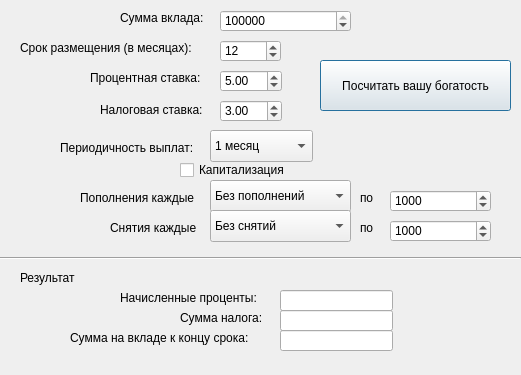
<?xml version="1.0" encoding="UTF-8"?>
<ui version="4.0">
 <class>depositWindow</class>
 <widget class="QDialog" name="depositWindow">
  <property name="geometry">
   <rect>
    <x>0</x>
    <y>0</y>
    <width>521</width>
    <height>375</height>
   </rect>
  </property>
  <property name="minimumSize">
   <size>
    <width>521</width>
    <height>375</height>
   </size>
  </property>
  <property name="maximumSize">
   <size>
    <width>521</width>
    <height>375</height>
   </size>
  </property>
  <property name="windowTitle">
   <string>Dialog</string>
  </property>
  <widget class="QLabel" name="label">
   <property name="geometry">
    <rect>
     <x>120</x>
     <y>10</y>
     <width>101</width>
     <height>16</height>
    </rect>
   </property>
   <property name="text">
    <string>Сумма вклада:</string>
   </property>
  </widget>
  <widget class="QSpinBox" name="spinBox_sumDeposit">
   <property name="geometry">
    <rect>
     <x>220</x>
     <y>10</y>
     <width>131</width>
     <height>22</height>
    </rect>
   </property>
   <property name="maximum">
    <number>999999999</number>
   </property>
   <property name="singleStep">
    <number>100</number>
   </property>
   <property name="value">
    <number>100000</number>
   </property>
  </widget>
  <widget class="QLabel" name="label_2">
   <property name="geometry">
    <rect>
     <x>20</x>
     <y>40</y>
     <width>201</width>
     <height>16</height>
    </rect>
   </property>
   <property name="text">
    <string>Срок размещения (в месяцах):</string>
   </property>
  </widget>
  <widget class="QLabel" name="label_3">
   <property name="geometry">
    <rect>
     <x>90</x>
     <y>70</y>
     <width>131</width>
     <height>16</height>
    </rect>
   </property>
   <property name="text">
    <string>Процентная ставка:</string>
   </property>
  </widget>
  <widget class="QSpinBox" name="spinBox_monthTerm">
   <property name="geometry">
    <rect>
     <x>220</x>
     <y>40</y>
     <width>61</width>
     <height>22</height>
    </rect>
   </property>
   <property name="minimum">
    <number>1</number>
   </property>
   <property name="value">
    <number>12</number>
   </property>
  </widget>
  <widget class="QDoubleSpinBox" name="doubleSpinBox_interestRate">
   <property name="geometry">
    <rect>
     <x>220</x>
     <y>70</y>
     <width>62</width>
     <height>22</height>
    </rect>
   </property>
   <property name="singleStep">
    <double>0.100000000000000</double>
   </property>
   <property name="value">
    <double>5.000000000000000</double>
   </property>
  </widget>
  <widget class="QLabel" name="label_4">
   <property name="geometry">
    <rect>
     <x>100</x>
     <y>100</y>
     <width>121</width>
     <height>20</height>
    </rect>
   </property>
   <property name="text">
    <string>Налоговая ставка:</string>
   </property>
  </widget>
  <widget class="QDoubleSpinBox" name="doubleSpinBox_nalogRate">
   <property name="geometry">
    <rect>
     <x>220</x>
     <y>100</y>
     <width>62</width>
     <height>22</height>
    </rect>
   </property>
   <property name="singleStep">
    <double>0.100000000000000</double>
   </property>
   <property name="value">
    <double>3.000000000000000</double>
   </property>
  </widget>
  <widget class="QLabel" name="label_5">
   <property name="geometry">
    <rect>
     <x>60</x>
     <y>140</y>
     <width>151</width>
     <height>16</height>
    </rect>
   </property>
   <property name="text">
    <string>Периодичность выплат:</string>
   </property>
  </widget>
  <widget class="QComboBox" name="comboBox_period">
   <property name="geometry">
    <rect>
     <x>210</x>
     <y>130</y>
     <width>103</width>
     <height>32</height>
    </rect>
   </property>
   <item>
    <property name="text">
     <string>1 месяц</string>
    </property>
   </item>
   <item>
    <property name="text">
     <string>3 месяца</string>
    </property>
   </item>
   <item>
    <property name="text">
     <string>В конце срока</string>
    </property>
   </item>
  </widget>
  <widget class="QCheckBox" name="checkBox_capital">
   <property name="geometry">
    <rect>
     <x>180</x>
     <y>160</y>
     <width>121</width>
     <height>20</height>
    </rect>
   </property>
   <property name="text">
    <string>Капитализация</string>
   </property>
  </widget>
  <widget class="QComboBox" name="comboBox_refill">
   <property name="geometry">
    <rect>
     <x>210</x>
     <y>180</y>
     <width>141</width>
     <height>32</height>
    </rect>
   </property>
   <item>
    <property name="text">
     <string>Без пополнений</string>
    </property>
   </item>
   <item>
    <property name="text">
     <string>1 месяц</string>
    </property>
   </item>
   <item>
    <property name="text">
     <string>3 месяца</string>
    </property>
   </item>
   <item>
    <property name="text">
     <string>6 месяцев</string>
    </property>
   </item>
   <item>
    <property name="text">
     <string>12 месяцев</string>
    </property>
   </item>
  </widget>
  <widget class="QComboBox" name="comboBox_withdrawal">
   <property name="geometry">
    <rect>
     <x>210</x>
     <y>210</y>
     <width>141</width>
     <height>32</height>
    </rect>
   </property>
   <item>
    <property name="text">
     <string>Без снятий</string>
    </property>
   </item>
   <item>
    <property name="text">
     <string>1 месяц</string>
    </property>
   </item>
   <item>
    <property name="text">
     <string>3 месяца</string>
    </property>
   </item>
   <item>
    <property name="text">
     <string>6 месяцев</string>
    </property>
   </item>
   <item>
    <property name="text">
     <string>12 месяцев</string>
    </property>
   </item>
  </widget>
  <widget class="QLabel" name="label_6">
   <property name="geometry">
    <rect>
     <x>80</x>
     <y>190</y>
     <width>131</width>
     <height>16</height>
    </rect>
   </property>
   <property name="text">
    <string>Пополнения каждые</string>
   </property>
  </widget>
  <widget class="QLabel" name="label_7">
   <property name="geometry">
    <rect>
     <x>110</x>
     <y>220</y>
     <width>101</width>
     <height>16</height>
    </rect>
   </property>
   <property name="text">
    <string>Снятия каждые</string>
   </property>
  </widget>
  <widget class="QSpinBox" name="spinBox_refill">
   <property name="geometry">
    <rect>
     <x>390</x>
     <y>190</y>
     <width>101</width>
     <height>22</height>
    </rect>
   </property>
   <property name="minimum">
    <number>100</number>
   </property>
   <property name="maximum">
    <number>100000</number>
   </property>
   <property name="singleStep">
    <number>100</number>
   </property>
   <property name="value">
    <number>1000</number>
   </property>
  </widget>
  <widget class="QSpinBox" name="spinBox_withdrawal">
   <property name="geometry">
    <rect>
     <x>390</x>
     <y>220</y>
     <width>101</width>
     <height>22</height>
    </rect>
   </property>
   <property name="minimum">
    <number>100</number>
   </property>
   <property name="maximum">
    <number>100000</number>
   </property>
   <property name="singleStep">
    <number>100</number>
   </property>
   <property name="value">
    <number>1000</number>
   </property>
  </widget>
  <widget class="QLabel" name="label_8">
   <property name="geometry">
    <rect>
     <x>360</x>
     <y>190</y>
     <width>21</width>
     <height>16</height>
    </rect>
   </property>
   <property name="text">
    <string>по</string>
   </property>
  </widget>
  <widget class="QLabel" name="label_9">
   <property name="geometry">
    <rect>
     <x>360</x>
     <y>220</y>
     <width>21</width>
     <height>16</height>
    </rect>
   </property>
   <property name="text">
    <string>по</string>
   </property>
  </widget>
  <widget class="QLabel" name="label_10">
   <property name="geometry">
    <rect>
     <x>20</x>
     <y>270</y>
     <width>71</width>
     <height>16</height>
    </rect>
   </property>
   <property name="text">
    <string>Результат</string>
   </property>
  </widget>
  <widget class="Line" name="line">
   <property name="geometry">
    <rect>
     <x>0</x>
     <y>250</y>
     <width>521</width>
     <height>16</height>
    </rect>
   </property>
   <property name="orientation">
    <enum>Qt::Horizontal</enum>
   </property>
  </widget>
  <widget class="QLabel" name="label_11">
   <property name="geometry">
    <rect>
     <x>120</x>
     <y>290</y>
     <width>161</width>
     <height>16</height>
    </rect>
   </property>
   <property name="text">
    <string>Начисленные проценты:</string>
   </property>
  </widget>
  <widget class="QLabel" name="label_12">
   <property name="geometry">
    <rect>
     <x>180</x>
     <y>310</y>
     <width>91</width>
     <height>16</height>
    </rect>
   </property>
   <property name="text">
    <string>Cумма налога:</string>
   </property>
  </widget>
  <widget class="QLabel" name="label_13">
   <property name="geometry">
    <rect>
     <x>70</x>
     <y>330</y>
     <width>201</width>
     <height>16</height>
    </rect>
   </property>
   <property name="text">
    <string>Cумма на вкладе к концу срока:</string>
   </property>
  </widget>
  <widget class="QLineEdit" name="lineEdit_sumPercent">
   <property name="geometry">
    <rect>
     <x>280</x>
     <y>290</y>
     <width>113</width>
     <height>21</height>
    </rect>
   </property>
   <property name="readOnly">
    <bool>true</bool>
   </property>
  </widget>
  <widget class="QLineEdit" name="lineEdit_sumNalog">
   <property name="geometry">
    <rect>
     <x>280</x>
     <y>310</y>
     <width>113</width>
     <height>21</height>
    </rect>
   </property>
   <property name="readOnly">
    <bool>true</bool>
   </property>
  </widget>
  <widget class="QLineEdit" name="lineEdit_sumDepositEnd">
   <property name="geometry">
    <rect>
     <x>280</x>
     <y>330</y>
     <width>113</width>
     <height>21</height>
    </rect>
   </property>
   <property name="readOnly">
    <bool>true</bool>
   </property>
  </widget>
  <widget class="QPushButton" name="pushButton">
   <property name="geometry">
    <rect>
     <x>320</x>
     <y>60</y>
     <width>191</width>
     <height>51</height>
    </rect>
   </property>
   <property name="text">
    <string>Посчитать вашу богатость</string>
   </property>
  </widget>
 </widget>
 <resources/>
 <connections/>
</ui>
